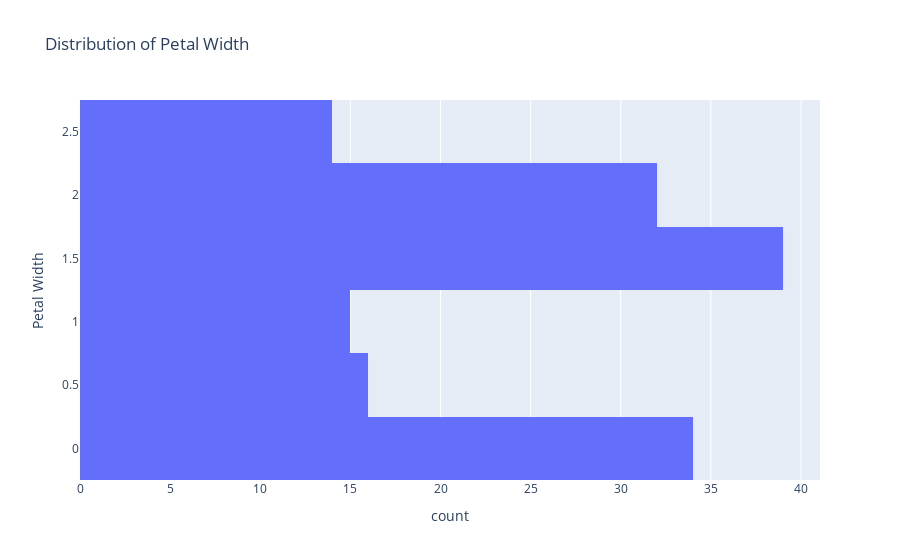

The notebook cell saved with this chart:
### Markdown cell above
2. Побудуйте горизонтальний гістограму для розподілу значень "petal_width" для різних видів квіток в датасеті Iris.

### Code cell
iris = sns.load_dataset("iris")

fig = px.histogram(iris,
                   y="petal_width",
                   title="Distribution of Petal Width",
                   labels={"petal_width": "Petal Width"})

fig.show()

### Figure 1 — Plotly figure (JSON) as saved in the notebook; plotly's stock layout.template omitted (floating-point values rounded to 4 significant figures; data arrays with more than 128 entries replaced by an {"elided": "..."} marker saying what was removed)
{"data": [{"alignmentgroup": "True", "bingroup": "y", "hovertemplate": "count=%{x}<br>Petal Width=%{y}<extra></extra>", "legendgroup": "", "marker": {"color": "#636efa", "pattern": {"shape": ""}}, "name": "", "offsetgroup": "", "orientation": "h", "showlegend": false, "xaxis": "x", "y": {"elided": "150 float values"}, "yaxis": "y", "type": "histogram"}], "layout": {"xaxis": {"anchor": "y", "domain": [0.0, 1.0], "title": {"text": "count"}}, "yaxis": {"anchor": "x", "domain": [0.0, 1.0], "title": {"text": "Petal Width"}}, "legend": {"tracegroupgap": 0}, "title": {"text": "Distribution of Petal Width"}, "barmode": "relative"}}
